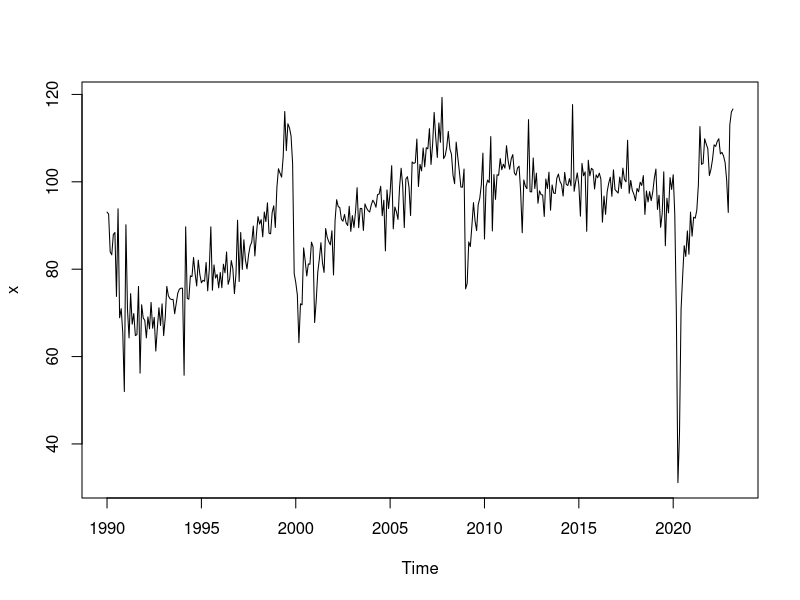
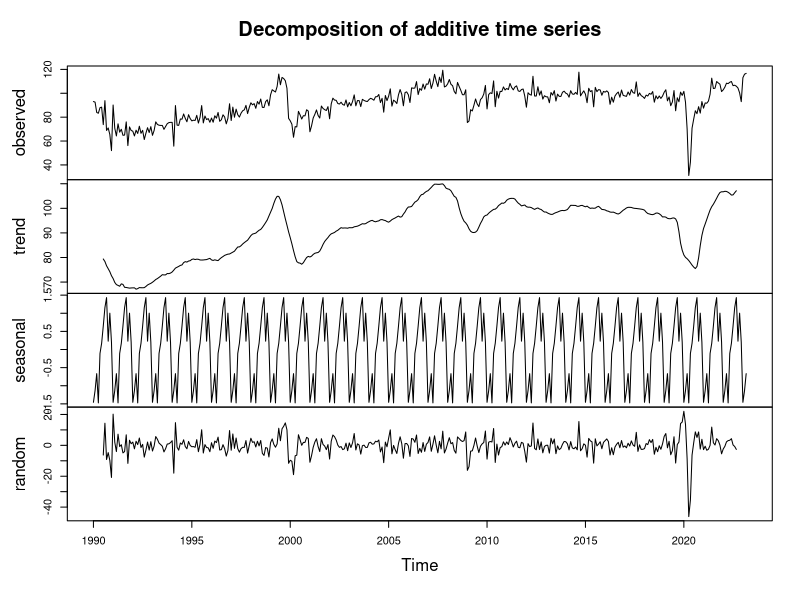
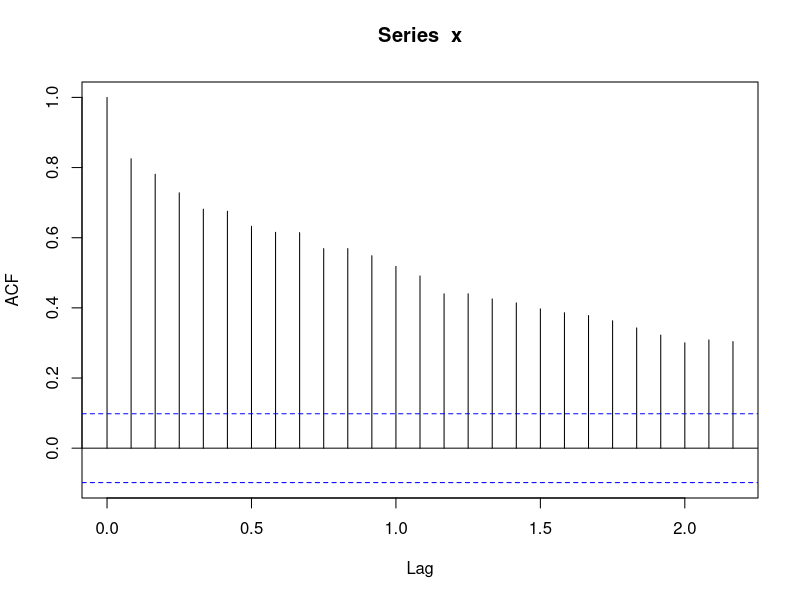
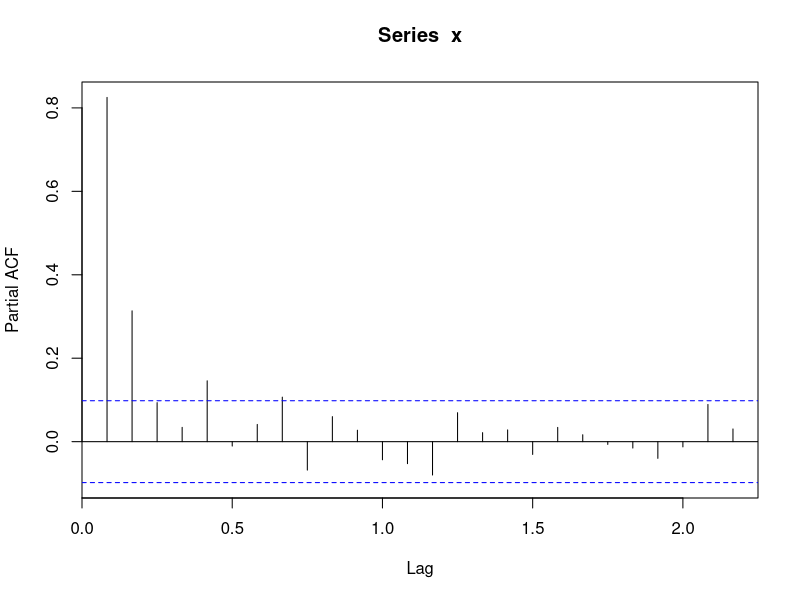
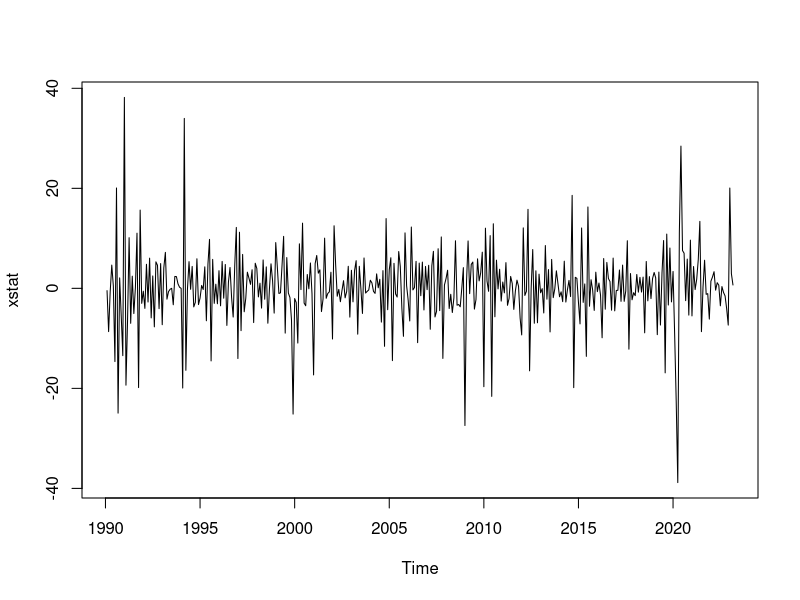
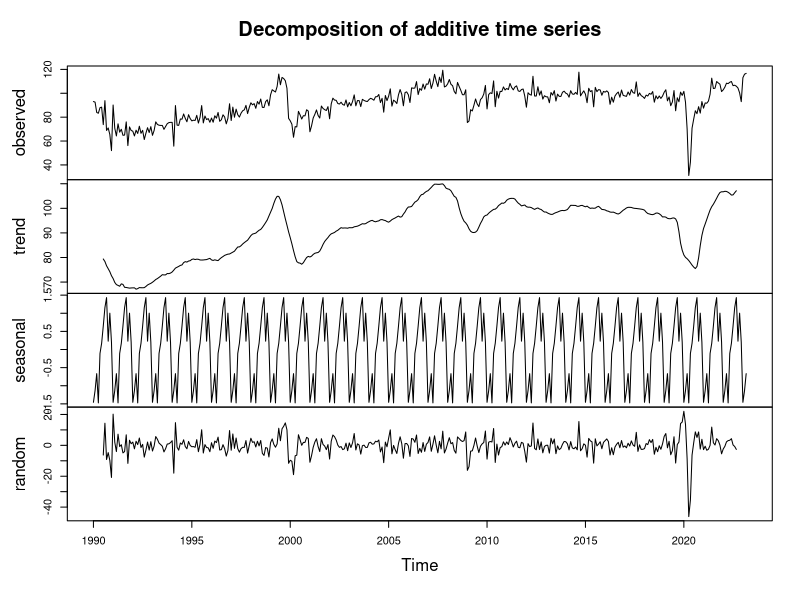
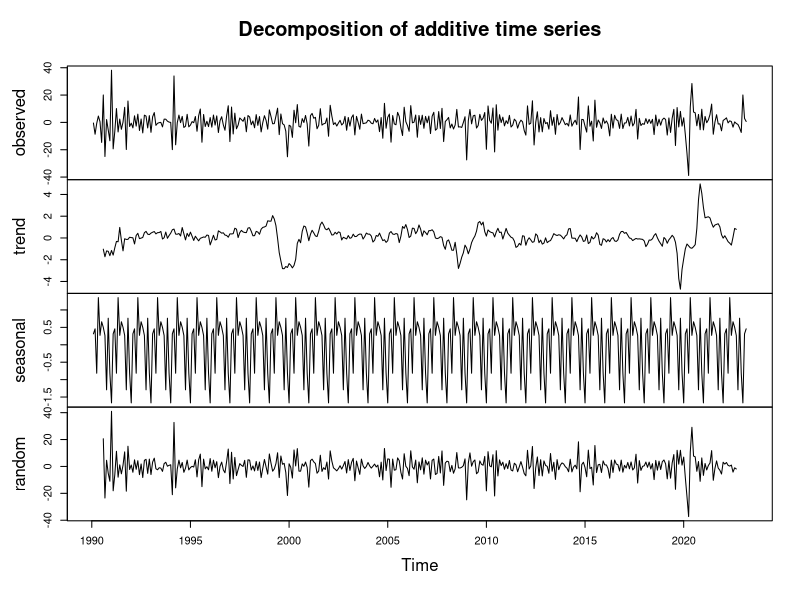
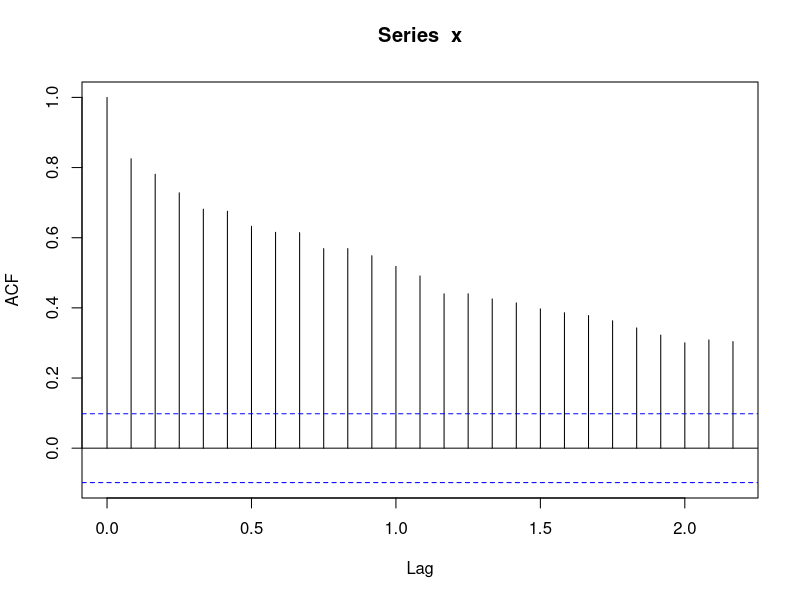

These figures' R source, in order: (Note: a time limit stopped this script after it produced the figures.)
## ---- chunk 1

library(tseries)
library(stats)
library(forecast)

## ---- chunk 2

data <- read.csv("data.csv",skip = 3, header = TRUE,sep=";")

x <- ts(rev(data$X), start = c(1990,1), frequency = 12)

plot(x)
plot(decompose(x))
acf(x)
pacf(x)

print(x)
print(length(x))

## ---- chunk 3
xstat <- diff(x)
plot(xstat)

plot(decompose(x))
plot(decompose(xstat))
acf(x)
acf(xstat)
## ---- chunk 4
acf(xstat)
pacf(xstat)

## ---- chunk 5

adf.test(x)
kpss.test(x)

adf.test(xstat)
kpss.test(xstat)


## ---- chunk 6
plot(x)
plot(xstat)
## ---- chunk 7
pmax = 7
qmax = 13

aic_matrix <- matrix(nrow = pmax+1, ncol = qmax+1)
bic_matrix <- matrix(nrow = pmax+1, ncol = qmax+1)

for (AR in 0:pmax) {
    for (MA in 0:qmax) {
            model <- arima(xstat, order = c(AR, 0, MA))
            AIC <- AIC(model)
            BIC <- BIC(model)
            aic_matrix[AR+1,MA+1] <- AIC
            bic_matrix[AR+1,MA+1] <- BIC
        }
}

print(aic_matrix)
print(bic_matrix)

print(min(aic_matrix))
print(min(bic_matrix))

indaic <- which(aic_matrix == min(aic_matrix), arr.ind = TRUE)
indbic <- which(bic_matrix == min(bic_matrix), arr.ind = TRUE)

print(indaic)
print(indbic)
## ---- chunk 8
model1 <- arima(xstat, order = c(5,0,3))
model2 <- arima(xstat, order = c(1,0,2))

checkresiduals(model1)
checkresiduals(model2)

Box.test(residuals(model1), lag = 1, type = "Ljung-Box")
Box.test(residuals(model2), lag = 1, type = "Ljung-Box")


lagcorr <- data.frame(lags = c(1:20))
lagcorr$p_value_1 = NA
lagcorr$p_value_2 = NA

for (i in 1:20) {
  
  p_value_1 = Box.test(residuals(model1), lag = i, type = "Ljung-Box")$p.value
  p_value_2 = Box.test(residuals(model2), lag = i, type = "Ljung-Box")$p.value
  
  lagcorr$p_value_1[lagcorr$lags == i ]=p_value_1
  lagcorr$p_value_2[lagcorr$lags == i ]=p_value_2
}
print(lagcorr)


## ---- chunk 9
model_arima =  arima(x, order = c(1,1,2))

forecast95 <- forecast(model_arima, h = 2, level = 0.95)
plot(forecast95, , xlim=c(2020,2024))
